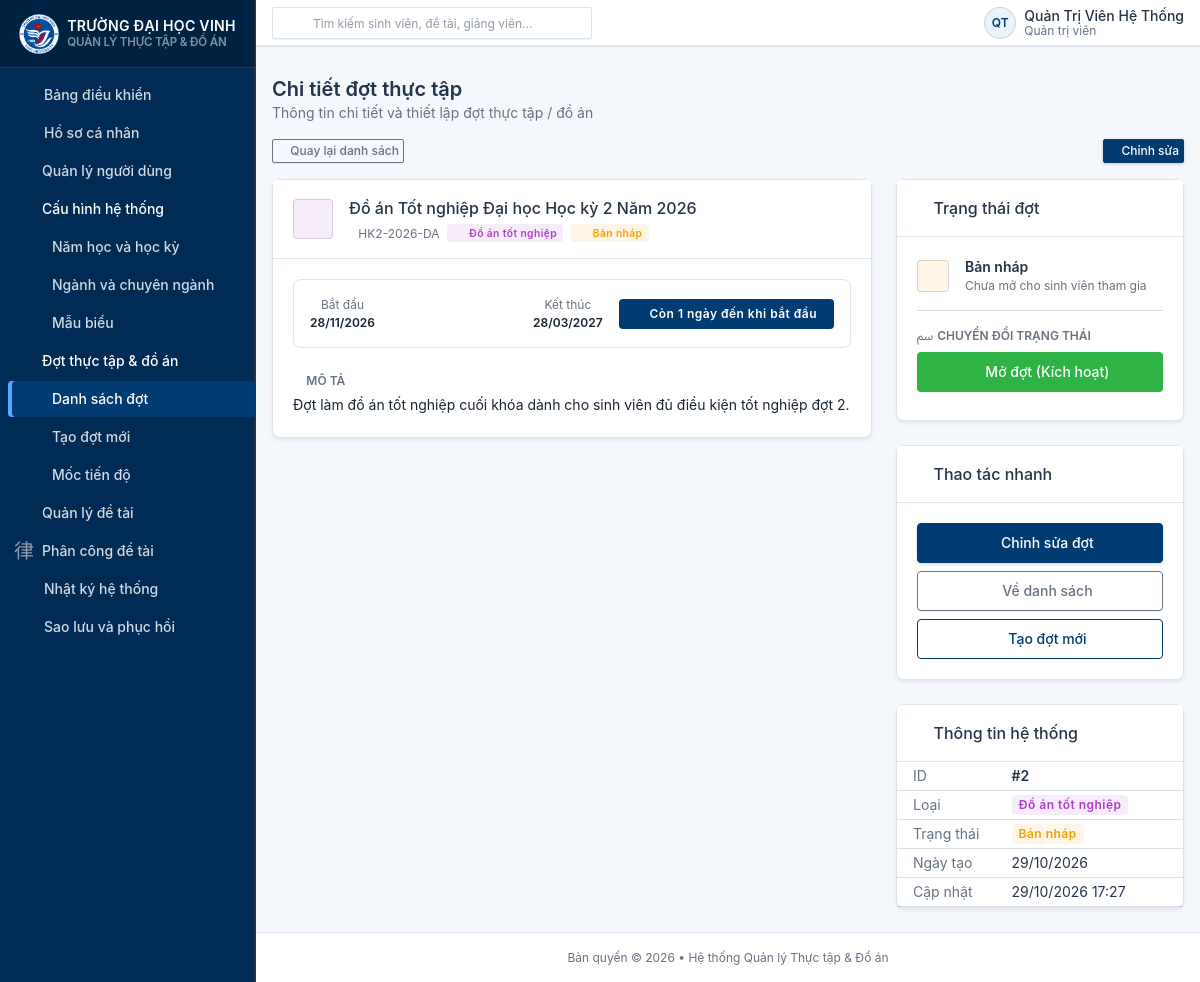
Screenshot of /periods/detail?id=2 (signed in) with the database file from the repository.
### tables this page shows
CREATE TABLE IF NOT EXISTS `internship_periods` (
    `id` INT UNSIGNED AUTO_INCREMENT PRIMARY KEY COMMENT 'Khóa chính tự tăng',
    `code` VARCHAR(50) NOT NULL COMMENT 'Mã đợt định danh duy nhất (vd: HK1-2026-TT, HK2-2026-DA)',
    `name` VARCHAR(150) NOT NULL COMMENT 'Tên hiển thị của đợt thực tập / đồ án',
    `type` ENUM('internship', 'graduation_project') NOT NULL COMMENT 'Loại đợt: internship (Thực tập) hoặc graduation_project (Đồ án tốt nghiệp)',
    `start_date` DATE NOT NULL COMMENT 'Ngày bắt đầu đợt (YYYY-MM-DD)',
    `end_date` DATE NOT NULL COMMENT 'Ngày kết thúc đợt (YYYY-MM-DD)',
    `status` ENUM('draft', 'active', 'closed') NOT NULL DEFAULT 'draft' COMMENT 'Trạng thái đợt: draft (Nháp/Chưa mở), active (Đang diễn ra), closed (Đã kết thúc/Đóng)',
    `description` TEXT NULL COMMENT 'Mô tả chi tiết, quy định hoặc thông báo cho đợt',
    `created_at` DATETIME NOT NULL DEFAULT CURRENT_TIMESTAMP COMMENT 'Thời điểm tạo bản ghi',
    `updated_at` DATETIME NOT NULL DEFAULT CURRENT_TIMESTAMP ON UPDATE CURRENT_TIMESTAMP COMMENT 'Thời điểm cập nhật cuối',
    UNIQUE KEY `uk_internship_periods_code` (`code`),
    INDEX `idx_internship_periods_status` (`status`),
    INDEX `idx_internship_periods_type` (`type`),
    INDEX `idx_internship_periods_dates` (`start_date`, `end_date`),
    CONSTRAINT `chk_period_dates` CHECK (`end_date` >= `start_date`)
);

### app/Core/Controller.php (called while the page is built, shortened)
<?php
class Controller
{
    protected function render(string $view, array $data = []): void
    {
        $viewPath = dirname(__DIR__) . '/Views/' . str_replace('.', '/', $view) . '.php';
        extract($data);
        require $viewPath;
    }
}

### app/Models/InternshipPeriod.php (called while the page is built, shortened)
<?php
class InternshipPeriod
{
    public static function findById(int $id): ?array
    {
        $pdo = Database::getConnection();
        $stmt = $pdo->prepare('SELECT * FROM `internship_periods` WHERE `id` = :id LIMIT 1');
        $stmt->execute(['id' => $id]);
        $row = $stmt->fetch(PDO::FETCH_ASSOC);
        return $row === false ? null : $row;
    }
}

### app/Views/periods/show.php (the view, shortened to what this page needs)
<?php
require dirname(__DIR__) . '/layouts/header.php';
$escape       = static fn(mixed $v): string => htmlspecialchars((string) $v, ENT_QUOTES, 'UTF-8');
$period       = $period       ?? [];
$typeLabels   = $typeLabels   ?? [];
$statusLabels = $statusLabels ?? [];
$status = (string)($period['status'] ?? 'draft');
$type   = (string)($period['type']   ?? 'internship');
$typeBadge = [
    'internship'          => 'bg-blue-lt text-blue',
    'graduation_project'  => 'bg-purple-lt text-purple',
];
$typeIcon = [
    'internship'         => 'ti-briefcase',
    'graduation_project' => 'ti-school',
];
$statusBadge = [
    'draft'  => 'bg-yellow-lt text-yellow',
    'active' => 'bg-success-lt text-success',
    'closed' => 'bg-secondary-lt text-secondary',
];
$statusIcon = [
    'draft'  => 'ti-edit-circle',
    'active' => 'ti-player-play',
    'closed' => 'ti-lock',
];
$startFmt = !empty($period['start_date']) ? date('d/m/Y', strtotime($period['start_date'])) : '—';
$endFmt   = !empty($period['end_date'])   ? date('d/m/Y', strtotime($period['end_date']))   : '—';
$daysInfo = '';
if (!empty($period['start_date']) && !empty($period['end_date'])) {
    $now   = new DateTimeImmutable('today');
    $start = new DateTimeImmutable($period['start_date']);
    $end   = new DateTimeImmutable($period['end_date']);
    if ($now < $start) {
        $daysInfo = 'Còn ' . $now->diff($start)->days . ' ngày đến khi bắt đầu';
    } elseif ($now > $end) {
        $daysInfo = 'Đã kết thúc ' . $end->diff($now)->days . ' ngày trước';
    } else {
        $daysLeft  = $now->diff($end)->days;
        $totalDays = $start->diff($end)->days;
        $daysInfo  = "Đang diễn ra · còn {$daysLeft}/{$totalDays} ngày";
    }
}
$statusTransitions = [
    'draft'  => [
        'active' => ['label' => 'Mở đợt (Kích hoạt)', 'icon' => 'ti-player-play', 'btnClass' => 'btn-success', 'confirmMsg' => 'Bạn có chắc muốn kích hoạt đợt này? Sau khi mở, sinh viên và giảng viên có thể tham gia.'],
    ],
    'active' => [
        'draft'  => ['label' => 'Trả về Nháp',         'icon' => 'ti-rotate-clockwise', 'btnClass' => 'btn-warning',  'confirmMsg' => 'Trả về trạng thái nháp để chỉnh sửa thêm thông tin. Thao tác này sẽ tạm dừng đợt.'],
        'closed' => ['label' => 'Đóng đợt',             'icon' => 'ti-lock',             'btnClass' => 'btn-danger',   'confirmMsg' => 'Xác nhận đóng đợt này? Sau khi đóng, sinh viên không thể nộp thêm hồ sơ.'],
    ],
    'closed' => [
        'active' => ['label' => 'Mở lại đợt',           'icon' => 'ti-lock-open',        'btnClass' => 'btn-primary',  'confirmMsg' => 'Mở lại đợt này để tiếp tục xử lý (phúc khảo hoặc bổ sung hồ sơ)?'],
    ],
];
$currentTransitions = $statusTransitions[$status] ?? [];
?>
<div class="container-xl">
    <div class="d-flex align-items-center justify-content-between mb-3 flex-wrap gap-2">
        <a href="<?= $escape($baseUrl) ?>/periods" class="btn btn-sm btn-outline-secondary">
            <i class="ti ti-arrow-left me-1"></i>Quay lại danh sách
        </a>
        <a href="<?= $escape($baseUrl) ?>/periods/edit?id=<?= (int)($period['id'] ?? 0) ?>"
           class="btn btn-sm btn-primary">
            <i class="ti ti-pencil me-1"></i>Chỉnh sửa
        </a>
    </div>
    <div class="row g-4">
        <div class="col-lg-8">
            <div class="card shadow-sm">
                <div class="card-header py-3">
                    <div class="d-flex align-items-center gap-3">
                        <span class="avatar avatar-md <?= $type === 'graduation_project' ? 'bg-purple-lt text-purple' : 'bg-blue-lt text-blue' ?>">
                            <i class="ti <?= $escape($typeIcon[$type] ?? 'ti-calendar') ?> fs-2"></i>
                        </span>
                        <div>
                            <h3 class="card-title mb-0">
                                <?= $escape($period['name'] ?? '') ?>
                            </h3>
                            <div class="text-secondary small d-flex align-items-center gap-2 flex-wrap mt-1">
                                <span><i class="ti ti-hash"></i><?= $escape($period['code'] ?? '') ?></span>
                                <span class="badge <?= $escape($typeBadge[$type] ?? 'bg-secondary-lt') ?>">
                                    <i class="ti <?= $escape($typeIcon[$type] ?? 'ti-calendar') ?> me-1"></i>
                                    <?= $escape($typeLabels[$type] ?? $type) ?>
                                </span>
                                <span class="badge <?= $escape($statusBadge[$status] ?? 'bg-secondary-lt') ?>">
                                    <i class="ti <?= $escape($statusIcon[$status] ?? 'ti-circle') ?> me-1"></i>
                                    <?= $escape($statusLabels[$status] ?? $status) ?>
                                </span>
                            </div>
                        </div>
                    </div>
                </div>
                <div class="card-body">
                    <div class="card card-sm bg-primary-lt border-0 mb-4">
                        <div class="card-body py-3">
                            <div class="row align-items-center g-3">
                                <div class="col-auto text-center">
                                    <div class="text-secondary small">Bắt đầu</div>
                                    <div class="fw-bold fs-5 text-dark"><?= $escape($startFmt) ?></div>
                                </div>
                                <div class="col text-center text-secondary">
                                    <i class="ti ti-arrow-right fs-2 d-block"></i>
                                </div>
                                <div class="col-auto text-center">
                                    <div class="text-secondary small">Kết thúc</div>
                                    <div class="fw-bold fs-5 text-dark"><?= $escape($endFmt) ?></div>
                                </div>
                                <?php if ($daysInfo): ?>
                                    <div class="col-12 col-md-auto ms-md-auto">
                                        <span class="badge bg-primary text-white px-3 py-2">
                                            <i class="ti ti-clock me-1"></i><?= $escape($daysInfo) ?>
                                        </span>
                                    </div>
                                <?php endif; ?>
                            </div>
                        </div>
                    </div>
                    <div class="mb-1 text-secondary small fw-semibold text-uppercase">
                        <i class="ti ti-file-text me-1"></i>Mô tả
                    </div>
                    <?php if (!empty($period['description'])): ?>
                        <p class="text-dark" style="line-height:1.7">
                            <?= nl2br($escape($period['description'])) ?>
                        </p>
                    <?php else: ?>
                        <p class="text-secondary fst-italic">Chưa có mô tả cho đợt này.</p>
                    <?php endif; ?>
                </div>
            </div>
        </div>
        <div class="col-lg-4">
            <div class="card shadow-sm mb-4">
                <div class="card-header py-3">
                    <h4 class="card-title mb-0">
                        <i class="ti ti-info-circle me-1 text-primary"></i>Trạng thái đợt
                    </h4>
                </div>
                <div class="card-body">
                    <div class="d-flex align-items-center gap-3 mb-3">
                        <span class="avatar avatar-sm <?= $escape($statusBadge[$status] ?? 'bg-secondary-lt') ?>">
                            <i class="ti <?= $escape($statusIcon[$status] ?? 'ti-circle') ?>"></i>
                        </span>
                        <div>
                            <div class="fw-semibold"><?= $escape($statusLabels[$status] ?? $status) ?></div>
                            <div class="text-secondary small">
                                <?php if ($status === 'draft'): ?>
                                    Chưa mở cho sinh viên tham gia
                                <?php elseif ($status === 'active'): ?>
                                    Đang mở — sinh viên có thể đăng ký
                                <?php else: ?>
                                    Đã đóng — không nhận thêm hồ sơ
                                <?php endif; ?>
                            </div>
                        </div>
                    </div>
                    <?php if (!empty($currentTransitions)): ?>
                        <hr class="my-3">
                        <div class="small text-secondary fw-semibold mb-2 text-uppercase">
                            <i class="ti ti-transfer me-1"></i>Chuyển đổi trạng thái
                        </div>
                        <?php foreach ($currentTransitions as $newStatus => $transition): ?>
                            <button type="button"
                                    class="btn <?= $escape($transition['btnClass']) ?> w-100 mb-2 btn-status-change"
                                    data-period-id="<?= (int)($period['id'] ?? 0) ?>"
                                    data-new-status="<?= $escape($newStatus) ?>"
                                    data-confirm-msg="<?= $escape($transition['confirmMsg']) ?>">
                                <i class="ti <?= $escape($transition['icon']) ?> me-1"></i>
                                <?= $escape($transition['label']) ?>
                            </button>
                        <?php endforeach; ?>
                    <?php else: ?>
                        <div class="text-secondary small fst-italic">
                            Không có chuyển đổi trạng thái nào khả dụng.
                        </div>
                    <?php endif; ?>
                </div>
            </div>
            <div class="card shadow-sm mb-4">
                <div class="card-header py-3">
                    <h4 class="card-title mb-0">
                        <i class="ti ti-bolt me-1 text-orange"></i>Thao tác nhanh
                    </h4>
                </div>
                <div class="card-body d-grid gap-2">
                    <a href="<?= $escape($baseUrl) ?>/periods/edit?id=<?= (int)($period['id'] ?? 0) ?>"
                       class="btn btn-primary">
                        <i class="ti ti-pencil me-1"></i>Chỉnh sửa đợt
                    </a>
                    <a href="<?= $escape($baseUrl) ?>/periods" class="btn btn-outline-secondary">
                        <i class="ti ti-list me-1"></i>Về danh sách
                    </a>
                    <a href="<?= $escape($baseUrl) ?>/periods/create" class="btn btn-outline-primary">
                        <i class="ti ti-plus me-1"></i>Tạo đợt mới
                    </a>
                </div>
            </div>
            <div class="card shadow-sm">
                <div class="card-header py-3">
                    <h4 class="card-title mb-0">
                        <i class="ti ti-database me-1 text-secondary"></i>Thông tin hệ thống
                    </h4>
                </div>
                <div class="card-body p-0">
                    <div class="table-responsive">
                        <table class="table table-sm mb-0">
                        <tbody>
                            <tr>
                                <td class="text-secondary ps-3">ID</td>
                                <td class="fw-semibold pe-3">#<?= (int)($period['id'] ?? 0) ?></td>
                            </tr>
                            <tr>
                                <td class="text-secondary ps-3">Loại</td>
                                <td class="pe-3">
                                    <span class="badge <?= $escape($typeBadge[$type] ?? 'bg-secondary-lt') ?>">
                                        <?= $escape($typeLabels[$type] ?? $type) ?>
                                    </span>
                                </td>
                            </tr>
                            <tr>
                                <td class="text-secondary ps-3">Trạng thái</td>
                                <td class="pe-3">
                                    <span class="badge <?= $escape($statusBadge[$status] ?? 'bg-secondary-lt') ?>">
                                        <?= $escape($statusLabels[$status] ?? $status) ?>
                                    </span>
                                </td>
                            </tr>
                            <?php if (!empty($period['created_at'])): ?>
                                <tr>
                                    <td class="text-secondary ps-3">Ngày tạo</td>
                                    <td class="pe-3"><?= $escape(date('d/m/Y', strtotime($period['created_at']))) ?></td>
                                </tr>
                            <?php endif; ?>
                            <?php if (!empty($period['updated_at'])): ?>
                                <tr>
                                    <td class="text-secondary ps-3">Cập nhật</td>
                                    <td class="pe-3"><?= $escape(date('d/m/Y H:i', strtotime($period['updated_at']))) ?></td>
                                </tr>
                            <?php endif; ?>
                        </tbody>
                    </table>
                    </div>
                </div>
            </div>
        </div>
    </div>
</div>
<?php require dirname(__DIR__) . '/layouts/footer.php'; ?>

### rows the page displays
internship_periods: name "Đồ án Tốt nghiệp Đại học Học kỳ 2 Năm 2026", code "HK2-2026-DA", type "Đồ án tốt nghiệp", status "Bản nháp", start_date "28/11/2026", end_date "28/03/2027", start_date "Còn 1 ngày đến khi bắt đầu", description "Đợt làm đồ án tốt nghiệp cuối khóa dành cho sinh viên đủ điều kiện tốt nghiệp đợt 2.", id "2", created_at "29/10/2026", updated_at "29/10/2026 17:27"

### other values shown
$title "Năm học và học kỳ Ngành và chuyên ngành Mẫu biểu Nhật ký hệ thống Sao lưu và phục hồi"
$escape($headerInitials) "QT"
$escape($currentFullName) "Quản Trị Viên Hệ Thống"
$escape($displayRole) "Quản trị viên"
$escape($pageHeading) "Chi tiết đợt thực tập"
$escape($pageDescription) "Thông tin chi tiết và thiết lập đợt thực tập / đồ án"
$escape($transition['label']) "Mở đợt (Kích hoạt)"
